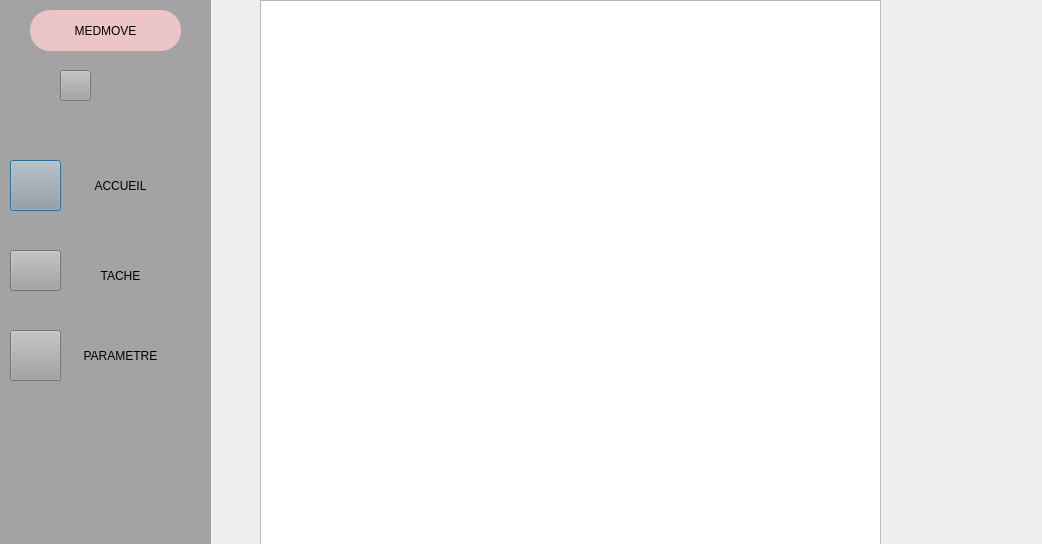
<?xml version="1.0" encoding="UTF-8"?>
<ui version="4.0">
 <class>stat_combo</class>
 <widget class="QDialog" name="stat_combo">
  <property name="geometry">
   <rect>
    <x>0</x>
    <y>0</y>
    <width>1042</width>
    <height>544</height>
   </rect>
  </property>
  <property name="windowTitle">
   <string>Dialog</string>
  </property>
  <widget class="QGraphicsView" name="graphicsView">
   <property name="geometry">
    <rect>
     <x>260</x>
     <y>0</y>
     <width>621</width>
     <height>551</height>
    </rect>
   </property>
  </widget>
  <widget class="QWidget" name="widget_2" native="true">
   <property name="geometry">
    <rect>
     <x>0</x>
     <y>-10</y>
     <width>211</width>
     <height>821</height>
    </rect>
   </property>
   <property name="styleSheet">
    <string notr="true">
background-color: rgb(163, 163, 163);</string>
   </property>
   <widget class="QPushButton" name="pushButton_11">
    <property name="geometry">
     <rect>
      <x>10</x>
      <y>170</y>
      <width>51</width>
      <height>51</height>
     </rect>
    </property>
    <property name="styleSheet">
     <string notr="true">background-image: url(:/Bureau/image/home (1).svg);</string>
    </property>
    <property name="text">
     <string/>
    </property>
   </widget>
   <widget class="QPushButton" name="pushButton_15">
    <property name="geometry">
     <rect>
      <x>70</x>
      <y>160</y>
      <width>101</width>
      <height>71</height>
     </rect>
    </property>
    <property name="styleSheet">
     <string notr="true">border-radius: 30px;

color: black;
padding: 0 8px;
background-color: rgb(163, 163, 163);
font: bold, &quot;Comic Sans MS&quot;;;
text-align:center;</string>
    </property>
    <property name="text">
     <string>ACCUEIL</string>
    </property>
   </widget>
   <widget class="QPushButton" name="pushButton_17">
    <property name="geometry">
     <rect>
      <x>10</x>
      <y>260</y>
      <width>51</width>
      <height>41</height>
     </rect>
    </property>
    <property name="styleSheet">
     <string notr="true">
background-image: url(:/Bureau/image/align-justify.svg);</string>
    </property>
    <property name="text">
     <string/>
    </property>
   </widget>
   <widget class="QPushButton" name="pushButton_22">
    <property name="geometry">
     <rect>
      <x>70</x>
      <y>250</y>
      <width>101</width>
      <height>71</height>
     </rect>
    </property>
    <property name="styleSheet">
     <string notr="true">border-radius: 30px;

color: black;
padding: 0 8px;
background-color: rgb(163, 163, 163);
font: bold, &quot;Comic Sans MS&quot;;;
text-align:center;</string>
    </property>
    <property name="text">
     <string>TACHE</string>
    </property>
   </widget>
   <widget class="QPushButton" name="pushButton_23">
    <property name="geometry">
     <rect>
      <x>70</x>
      <y>330</y>
      <width>101</width>
      <height>71</height>
     </rect>
    </property>
    <property name="styleSheet">
     <string notr="true">border-radius: 30px;

color: black;
padding: 0 8px;
background-color: rgb(163, 163, 163);
font: bold, &quot;Comic Sans MS&quot;;;
text-align:center;</string>
    </property>
    <property name="text">
     <string>PARAMETRE</string>
    </property>
   </widget>
   <widget class="QPushButton" name="pushButton_24">
    <property name="geometry">
     <rect>
      <x>10</x>
      <y>340</y>
      <width>51</width>
      <height>51</height>
     </rect>
    </property>
    <property name="styleSheet">
     <string notr="true">background-image: url(:/Bureau/image/settings.svg);</string>
    </property>
    <property name="text">
     <string/>
    </property>
   </widget>
   <widget class="QPushButton" name="pushButton_25">
    <property name="geometry">
     <rect>
      <x>30</x>
      <y>20</y>
      <width>151</width>
      <height>41</height>
     </rect>
    </property>
    <property name="styleSheet">
     <string notr="true">font: 75 8pt &quot;MS Shell Dlg 2&quot;;
border-radius: 20px;
color: black;
padding: 0 8px;
background: #ebc5c5;
font: bold, &quot;Comic Sans MS&quot;;;
text-align:center;</string>
    </property>
    <property name="text">
     <string>MEDMOVE</string>
    </property>
   </widget>
   <widget class="QPushButton" name="pushButton_26">
    <property name="geometry">
     <rect>
      <x>60</x>
      <y>80</y>
      <width>31</width>
      <height>31</height>
     </rect>
    </property>
    <property name="styleSheet">
     <string notr="true">background-image: url(:/Bureau/image/arrow-left-circle.svg);</string>
    </property>
    <property name="text">
     <string/>
    </property>
   </widget>
  </widget>
 </widget>
 <resources/>
 <connections/>
</ui>
